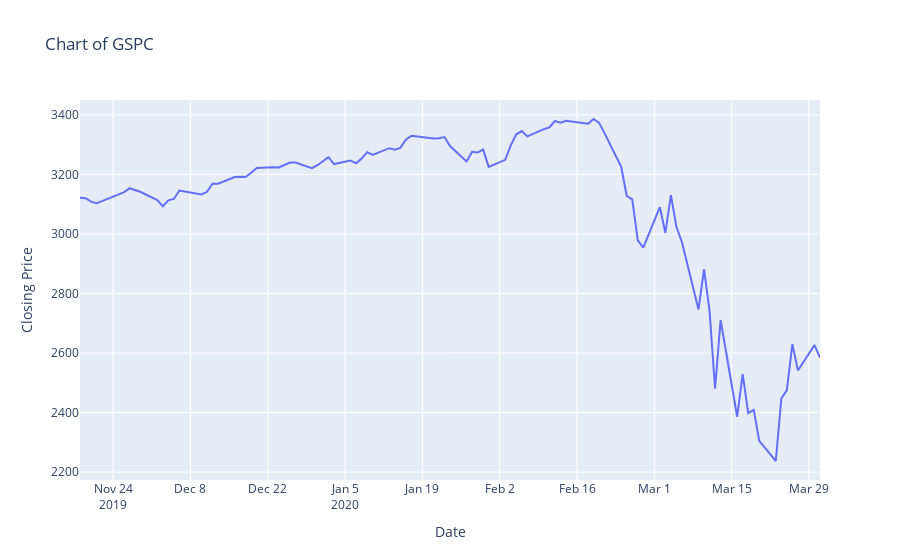

The notebook cell this image was saved under:
### Code cell
#Chart of GSPC

import plotly.express as px
figures = px.line(x=data_sp.index, y=data_sp.Close, labels={'x':'Date', 'y':'Closing Price'}, title='Chart of GSPC')
figures.show()
